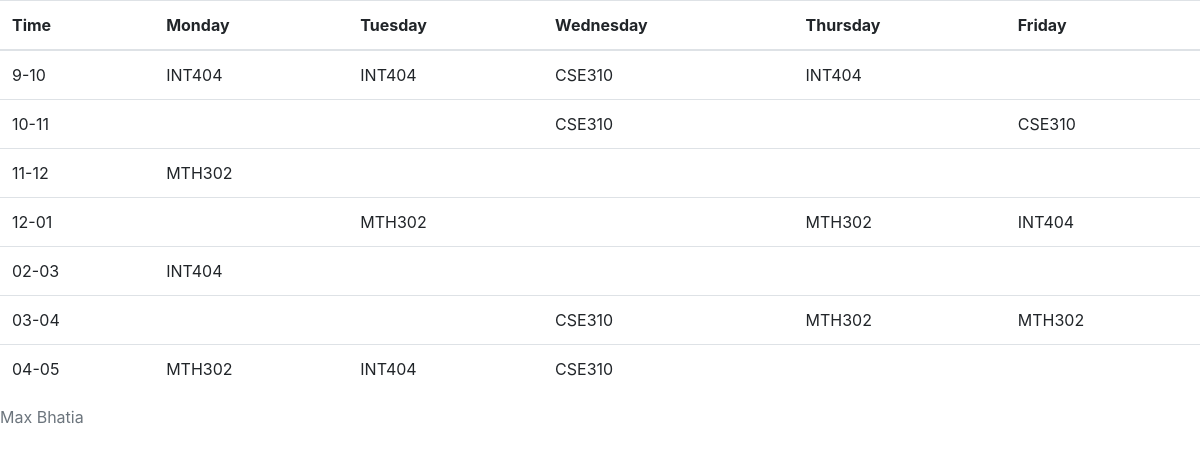
Page /2/ on the committed database.
### teachers/models.py (models this page shows, shortened)
class Teacher(models.Model):
    Name = models.CharField(max_length=100)

class TimeTable(models.Model):
    Day = models.CharField(max_length=100, choices=[('Monday','Monday'), ('Tuesday','Tuesday'), ('Wednesday','Wednesday'),('Thursday','Thursday'),('Friday','Friday')])
    Teacher_id = models.IntegerField(choices=[(1,1),(2,2),(3,3),(4,4),(5,5)])
    Lecture = models.CharField(max_length=100, choices=[('CSE310','CSE310'), ('INT404','INT404'), ('MTH302','MTH302')] )
    Time = models.CharField(max_length=100, choices=[('9-10', '9-10'), ('10-11', '10-11'),('11-12', '11-12'),('12-01', '12-01'),('02-03', '02-03'),('03-04', '03-04'),('04-05', '04-05')])

### project/views.py (the view)
# urls.py: path('<id>/',views.timetable_is),
def timetable_is(request, id):
    teacher = Teacher.objects.get(id=id)
    timetable = TimeTable.objects.filter(Teacher_id=id)
    return render(request,'timetable.html',{'teacher':teacher,'timetable':timetable})

### templates/timetable.html (shortened to what this page needs)
<!DOCTYPE html>
<html lang="en" dir="ltr">
  <head>
    <link rel="stylesheet" href="https://stackpath.bootstrapcdn.com/bootstrap/4.4.1/css/bootstrap.min.css">
  </head>
  <body>
      <table class="table">
        <caption>{{teacher.Name}}</caption>
        <thead>
        <tr>
          <th>Time</th>
          <th>Monday</th>
          <th>Tuesday</th>
          <th>Wednesday</th>
          <th>Thursday</th>
          <th>Friday</th>
        </tr>
        </thead>
        <tbody>
        <tr>
          <td>9-10</td>
          <td>
            {% for e in timetable  %}
            {% if "Monday" == e.Day %}
            {% if "9-10" == e.Time %}
              {{e.Lecture}}
            {% endif %}
            {% endif %}
            {% endfor %}
          </td>
          <td>
            {% for e in timetable  %}
            {% if "Tuesday" == e.Day %}
            {% if "9-10" == e.Time %}
              {{e.Lecture}}
            {% endif %}
            {% endif %}
            {% endfor %}
          </td>
          <td>
            {% for e in timetable  %}
            {% if "Wednesday" == e.Day %}
            {% if "9-10" == e.Time %}
              {{e.Lecture}}
            {% endif %}
            {% endif %}
            {% endfor %}
          </td>
          <td>
            {% for e in timetable  %}
            {% if "Thursday" == e.Day %}
            {% if "9-10" == e.Time %}
              {{e.Lecture}}
            {% endif %}
            {% endif %}
            {% endfor %}
          </td>
          <td>
          </td>
        </tr>
        <tr>
          <td>10-11</td>
          <td>
          </td>
          <td>
          </td>
          <td>
            {% for e in timetable  %}
            {% if "Wednesday" == e.Day %}
            {% if "10-11" == e.Time %}
              {{e.Lecture}}
            {% endif %}
            {% endif %}
            {% endfor %}
          </td>
          <td>
          </td>
          <td>
            {% for e in timetable  %}
            {% if "Friday" == e.Day %}
            {% if "10-11" == e.Time %}
              {{e.Lecture}}
            {% endif %}
            {% endif %}
            {% endfor %}
          </td>
         </tr>
          <tr>
            <td>11-12</td>
            <td>
              {% for e in timetable  %}
              {% if "Monday" == e.Day %}
              {% if "11-12" == e.Time %}
                {{e.Lecture}}
              {% endif %}
              {% endif %}
              {% endfor %}
            </td>
            <td>
            </td>
            <td>
            </td>
            <td>
            </td>
            <td>
            </td>
          </tr>
          <tr>
            <td>12-01</td>
            <td>
            </td>
            <td>
              {% for e in timetable  %}
              {% if "Tuesday" == e.Day %}
              {% if "12-01" == e.Time %}
                {{e.Lecture}}
              {% endif %}
              {% endif %}
              {% endfor %}
            </td>
            <td>
            </td>
            <td>
              {% for e in timetable  %}
              {% if "Thursday" == e.Day %}
              {% if "12-01" == e.Time %}
                {{e.Lecture}}
              {% endif %}
              {% endif %}
              {% endfor %}
            </td>
            <td>
              {% for e in timetable  %}
              {% if "Friday" == e.Day %}
              {% if "12-01" == e.Time %}
                {{e.Lecture}}
              {% endif %}
              {% endif %}
              {% endfor %}
            </td>
          </tr>
          <tr>
            <td>02-03</td>
            <td>
              {% for e in timetable  %}
              {% if "Monday" == e.Day %}
              {% if "02-03" == e.Time %}
                {{e.Lecture}}
              {% endif %}
              {% endif %}
              {% endfor %}
            </td>
            <td>
            </td>
            <td>
            </td>
            <td>
            </td>
            <td>
            </td>
          </tr>
          <tr>
            <td>03-04</td>
            <td>
            </td>
            <td>
            </td>
            <td>
              {% for e in timetable  %}
              {% if "Wednesday" == e.Day %}
              {% if "03-04" == e.Time %}
                {{e.Lecture}}
              {% endif %}
              {% endif %}
              {% endfor %}
            </td>
            <td>
              {% for e in timetable  %}
              {% if "Thursday" == e.Day %}
              {% if "03-04" == e.Time %}
                {{e.Lecture}}
              {% endif %}
              {% endif %}
              {% endfor %}
            </td>
            <td>
              {% for e in timetable  %}
              {% if "Friday" == e.Day %}
              {% if "03-04" == e.Time %}
                {{e.Lecture}}
              {% endif %}
              {% endif %}
              {% endfor %}
            </td>
          </tr>
          <tr>
            <td>04-05</td>
            <td>
              {% for e in timetable  %}
              {% if "Monday" == e.Day %}
              {% if "04-05" == e.Time %}
                {{e.Lecture}}
              {% endif %}
              {% endif %}
              {% endfor %}
            </td>
            <td>
              {% for e in timetable  %}
              {% if "Tuesday" == e.Day %}
              {% if "04-05" == e.Time %}
                {{e.Lecture}}
              {% endif %}
              {% endif %}
              {% endfor %}
            </td>
            <td>
              {% for e in timetable  %}
              {% if "Wednesday" == e.Day %}
              {% if "04-05" == e.Time %}
                {{e.Lecture}}
              {% endif %}
              {% endif %}
              {% endfor %}
            </td>
            <td>
            </td>
            <td>
            </td>
          </tr>
          </tbody>
      </table>
  </body>
</html>

### rows in the picture
Teacher: Name "Max Bhatia"
TimeTable: Lecture "INT404"
TimeTable: Lecture "INT404"
TimeTable: Lecture "CSE310"
TimeTable: Lecture "INT404"
TimeTable: Lecture "CSE310"
TimeTable: Lecture "CSE310"
TimeTable: Lecture "MTH302"
TimeTable: Lecture "MTH302"
TimeTable: Lecture "MTH302"
TimeTable: Lecture "INT404"
TimeTable: Lecture "INT404"
TimeTable: Lecture "CSE310"
TimeTable: Lecture "MTH302"
TimeTable: Lecture "MTH302"
TimeTable: Lecture "MTH302"
TimeTable: Lecture "INT404"
TimeTable: Lecture "CSE310"
